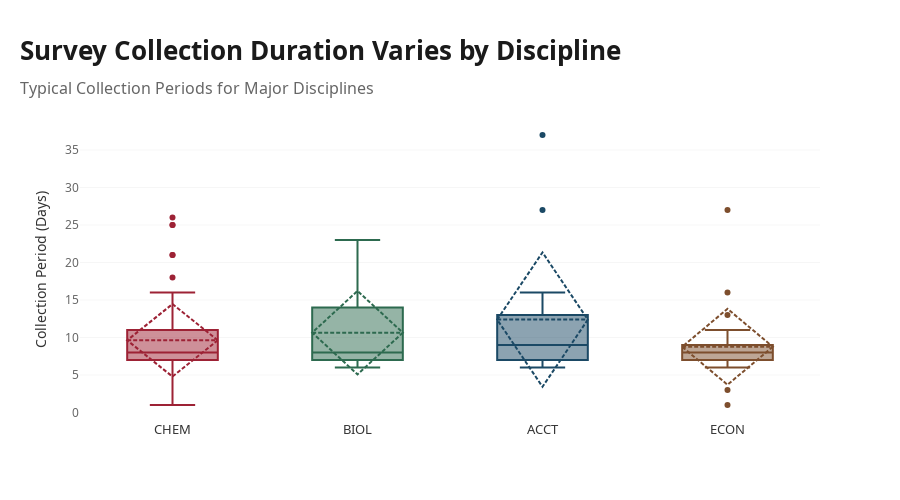

The code cell stored with this chart in its notebook:
### Code cell
fig3 = go.Figure()

major_disciplines_data = survey_windows_df[survey_windows_df['Discipline'].isin(['CHEM', 'BIOL', 'ACCT', 'ECON'])]

for discipline in ['CHEM', 'BIOL', 'ACCT', 'ECON']:
    data = major_disciplines_data[major_disciplines_data['Discipline'] == discipline]
    fig3.add_trace(go.Box(
        y=data['Collection_Period_Days'],
        name=discipline,
        marker=dict(color=discipline_colors.get(discipline, '#999999')),
        boxmean='sd'
    ))

fig3.update_layout(
    title=dict(
        text='<b>Survey Collection Duration Varies by Discipline</b><br><span style="font-size:16px; color:#666666; font-weight:500">Typical Collection Periods for Major Disciplines</span>',
        font=dict(family='Noto Sans, sans-serif', size=26, color='#1a1a1a'),
        x=0,
        xanchor='left',
        pad=dict(l=20)
    ),
    xaxis=dict(
        title='',
        tickfont=dict(family='Noto Sans, sans-serif', size=13, color='#333333'),
        showgrid=False
    ),
    yaxis=dict(
        title=dict(
            text='Collection Period (Days)',
            font=dict(family='Noto Sans, sans-serif', size=14, color='#333333')
        ),
        tickfont=dict(family='Noto Sans, sans-serif', size=12, color='#666666'),
        showgrid=True,
        gridcolor='rgba(224, 224, 224, 0.3)'
    ),
    plot_bgcolor='white',
    paper_bgcolor='white',
    height=500,
    margin=dict(l=80, r=80, t=120, b=80),
    showlegend=False
)

fig3.show()

### Figure 1 — Plotly figure (JSON) as saved in the notebook; plotly's stock layout.template omitted (floating-point values rounded to 4 significant figures)
{"data": [{"boxmean": "sd", "marker": {"color": "#9D2235"}, "name": "CHEM", "type": "box", "y": [7, 25, 8, 9, 21, 26, 11, 7, 9, 8, 7, 16, 7, 8, 7, 21, 7, 8, 11, 12, 7, 11, 9, 13, 8, 11, 15, 14, 7, 8, 11, 7, 8, 8, 7, 11, 9, 13, 8, 7, 7, 12, 4, 15, 9, 8, 7, 25, 7, 7, 1, 7, 7, 7, 7, 7, 7, 9, 4, 7, 7, 7, 7, 7, 7, 7, 7, 18, 6]}, {"boxmean": "sd", "marker": {"color": "#2D6A4F"}, "name": "BIOL", "type": "box", "y": [7, 6, 6, 23, 22, 14, 9, 6, 8, 7, 7, 15, 8, 11]}, {"boxmean": "sd", "marker": {"color": "#1B4965"}, "name": "ACCT", "type": "box", "y": [16, 7, 9, 37, 9, 12, 7, 27, 6, 7, 8, 9, 7]}, {"boxmean": "sd", "marker": {"color": "#7D4E2D"}, "name": "ECON", "type": "box", "y": [7, 7, 11, 16, 7, 7, 7, 8, 6, 27, 8, 3, 1, 8, 7, 9, 9, 8, 6, 9, 13]}], "layout": {"height": 500, "margin": {"b": 80, "l": 80, "r": 80, "t": 120}, "paper_bgcolor": "white", "plot_bgcolor": "white", "showlegend": false, "title": {"font": {"color": "#1a1a1a", "family": "Noto Sans, sans-serif", "size": 26}, "pad": {"l": 20}, "text": "<b>Survey Collection Duration Varies by Discipline</b><br><span style=\"font-size:16px; color:#666666; font-weight:500\">Typical Collection Periods for Major Disciplines</span>", "x": 0, "xanchor": "left"}, "xaxis": {"showgrid": false, "tickfont": {"color": "#333333", "family": "Noto Sans, sans-serif", "size": 13}, "title": {"text": ""}}, "yaxis": {"gridcolor": "rgba(224, 224, 224, 0.3)", "showgrid": true, "tickfont": {"color": "#666666", "family": "Noto Sans, sans-serif", "size": 12}, "title": {"font": {"color": "#333333", "family": "Noto Sans, sans-serif", "size": 14}, "text": "Collection Period (Days)"}}}}
